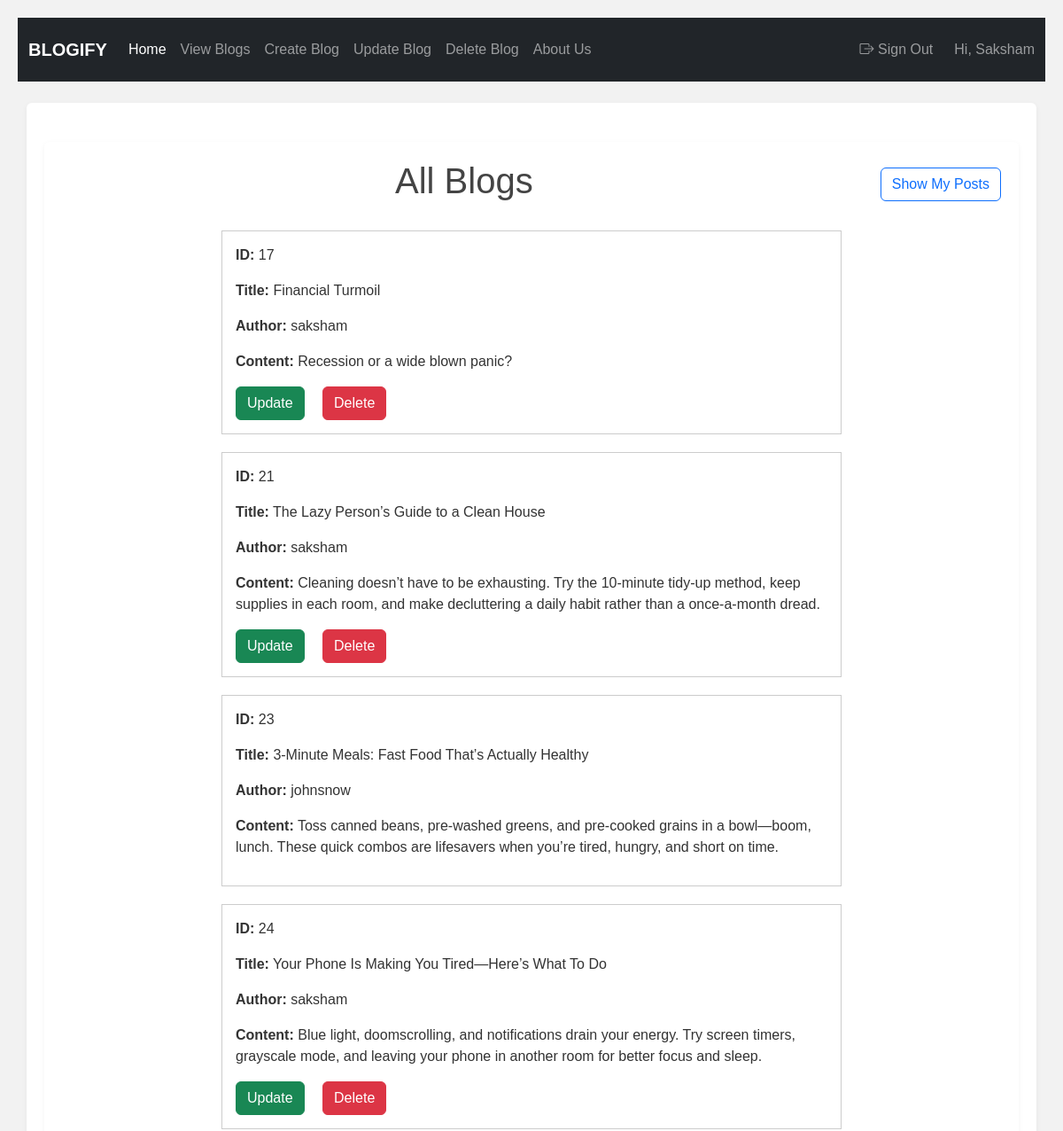
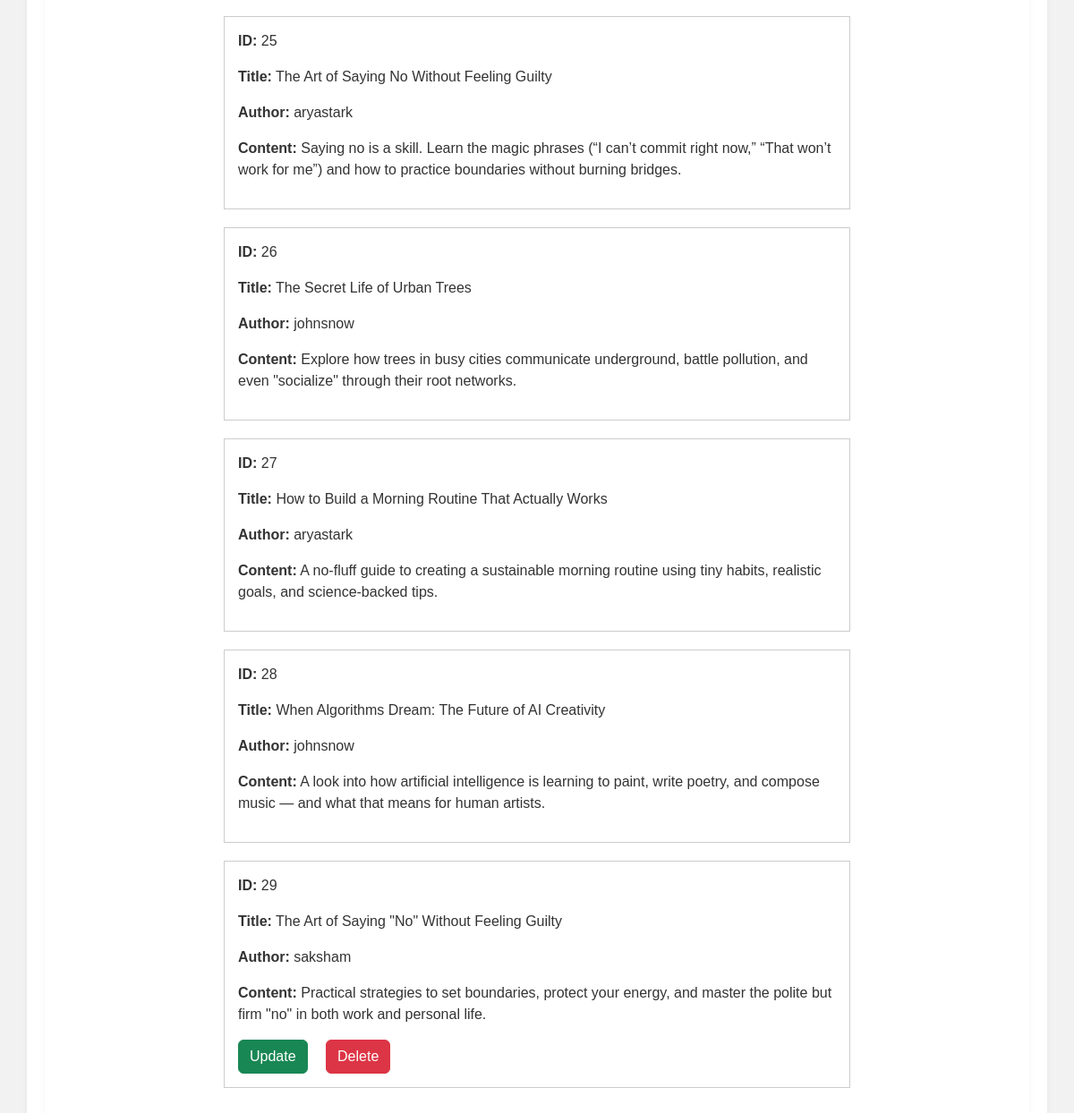
Page /blog/ (signed in) on the committed database (2 pictures, top to bottom).
### blog/models.py (models this page shows, shortened)
class BlogPost(models.Model):
    title = models.CharField(max_length = 100)
    content = models.TextField()
    user = models.ForeignKey(User, on_delete=models.CASCADE)

### blog/views.py (the view)
# urls.py: path('blog/', blog_show, name = 'show'),
def blog_show(request):
    my_posts = request.GET.get('mine')
    if my_posts:
        blogs = BlogPost.objects.filter(user = request.user)
    else:
        blogs = BlogPost.objects.all()
    return render (request, "blogs/blogs_show.html", {'blogs' : blogs})

### blog/templates/blogs/blogs_show.html
{% extends "base.html" %} {% block start %}
<div class="container mt-4">
  <div class="d-flex justify-content-between align-items-center mb-4">
    {% if request.GET.mine %}
    <h1 class="text-center flex-grow-1">Your Blogs</h1>
    {% else %}
    <h1 class="text-center flex-grow-1">All Blogs</h1>
    {% endif %} {% if user.is_authenticated %}
    <div class="ms-3">
      {% if request.GET.mine %}
      <a href="{% url 'show' %}" class="btn btn-outline-primary"
        >Show All Posts</a
      >
      {% else %}
      <a href="{% url 'show' %}?mine=true" class="btn btn-outline-primary"
        >Show My Posts</a
      >
      {% endif %}
    </div>
    {% endif %}
  </div>
  <div style="max-width: 700px; margin: auto">
    {% for blog in blogs %}
    <div style="border: 1px solid #ccc; padding: 15px; margin-bottom: 20px">
      <p><strong>ID:</strong> {{ blog.id }}</p>
      <p><strong>Title:</strong> {{ blog.title }}</p>
      <p><strong>Author:</strong> {{ blog.user.username }}</p>
      <p><strong>Content:</strong> {{ blog.content }}</p>
      {% if blog.user == request.user %}
      <a href="{% url 'update_button' blog.id %}" class="btn btn-success me-3"
        >Update</a
      >
      <a href="{% url 'delete_button' blog.id %}" class="btn btn-danger"
        >Delete</a
      >
      {% endif %}
    </div>
    {% empty %}
    <p class="text-center">No blogs available.</p>
    {% endfor %}
  </div>
</div>
{% endblock %}

### blog/templates/base.html (shortened to what this page needs)
{% load static %}
<!DOCTYPE html>
<html lang="en">
  <head>
    <link
      href="https://cdn.jsdelivr.net/npm/bootstrap@5.3.3/dist/css/bootstrap.min.css"
      rel="stylesheet"
    />
    <link
      rel="stylesheet"
      href="https://cdn.jsdelivr.net/npm/bootstrap-icons@1.10.5/font/bootstrap-icons.css"
    />
    <link rel="stylesheet" href="{% static 'blog/index.css' %}" />
    <link rel="stylesheet" href="{% static 'velo_validation/style.css' %}" />
  </head>
  <body>
    <nav class="navbar navbar-expand-lg navbar-dark bg-dark py-3 fs-6 mb-4">
      <div class="container-fluid">
        <a href="{% url 'home' %}" class="navbar-brand"><b> BLOGIFY </b> </a>
        <div class="collapse navbar-collapse" id="navbarNav">
          <ul class="navbar-nav me-auto mb-2 mb-lg-0">
            <li class="nav-item">
              <a
                href="{% url 'home' %}"
                class="nav-link active"
                aria-current="page"
                >Home</a
              >
            </li>
            <li class="nav-item">
              <a href="{% url 'show' %}" class="nav-link">View Blogs</a>
            </li>
            <li class="nav-item">
              <a href="{% url 'create' %}" class="nav-link">Create Blog</a>
            </li>
            <li class="nav-item">
              <a href="{% url 'update' %}" class="nav-link">Update Blog</a>
            </li>
            <li class="nav-item">
              <a href="{% url 'delete' %}" class="nav-link">Delete Blog</a>
            </li>
            <li class="nav-item">
              <a href="{% url 'about' %}" class="nav-link">About Us</a>
            </li>
          </ul>
          <ul class="navbar-nav">
            {% if request.user.is_authenticated %}
            <li class="nav-item">
              <a href="{% url 'logout' %}" class="nav-link"
                ><i class="bi bi-box-arrow-right"></i> Sign Out</a
              >
            </li>
            <span class="navbar-text ms-3">
              Hi, {{ request.user.username|title }}
            </span>
            {% endif %}
          </ul>
        </div>
      </div>
    </nav>
    <main>
      <div class="container">{% block start %} {% endblock %}</div>
    </main>
  </body>
</html>

### blog/static/blog/index.css (style rules this page uses)
body { font-family: Arial, sans-serif; margin: 20px; background-color: #f2f2f2; color: #333; }
h1, h2, h3 { color: #444; }
.container { background-color: #fff; padding: 20px; border-radius: 6px; box-shadow: 0 2px 6px rgba(0, 0, 0, 0.05); }

### rows in the picture
BlogPost: id "17", title "Financial Turmoil", user.username "saksham", content "Recession or a wide blown panic?", shows "Update"
BlogPost: id "21", title "The Lazy Person’s Guide to a Clean House", user.username "saksham", content "Cleaning doesn’t have to be exhausting. Try the 10-minute tidy-up method, keep supplies in each room, and make decluttering a daily habit rather than a once-a-month dread.", shows "Update"
BlogPost: id "23", title "3-Minute Meals: Fast Food That’s Actually Healthy", user.username "johnsnow", content "Toss canned beans, pre-washed greens, and pre-cooked grains in a bowl—boom, lunch. These quick combos are lifesavers when you’re tired, hungry, and short on time."
BlogPost: id "24", title "Your Phone Is Making You Tired—Here’s What To Do", user.username "saksham", content "Blue light, doomscrolling, and notifications drain your energy. Try screen timers, grayscale mode, and leaving your phone in another room for better focus and sleep.", shows "Update"
BlogPost: id "25", title "The Art of Saying No Without Feeling Guilty", user.username "aryastark", content "Saying no is a skill. Learn the magic phrases (“I can’t commit right now,” “That won’t work for me”) and how to practice boundaries without burning bridges."
BlogPost: id "26", title "The Secret Life of Urban Trees", user.username "johnsnow", content "Explore how trees in busy cities communicate underground, battle pollution, and even \"socialize\" through their root networks."
BlogPost: id "27", title "How to Build a Morning Routine That Actually Works", user.username "aryastark", content "A no-fluff guide to creating a sustainable morning routine using tiny habits, realistic goals, and science-backed tips."
BlogPost: id "28", title "When Algorithms Dream: The Future of AI Creativity", user.username "johnsnow", content "A look into how artificial intelligence is learning to paint, write poetry, and compose music — and what that means for human artists."
BlogPost: id "29", title "The Art of Saying \"No\" Without Feeling Guilty", user.username "saksham", content "Practical strategies to set boundaries, protect your energy, and master the polite but firm \"no\" in both work and personal life.", shows "Update"

### other values in the picture
{{ request.user.username|title }} "Saksham"
